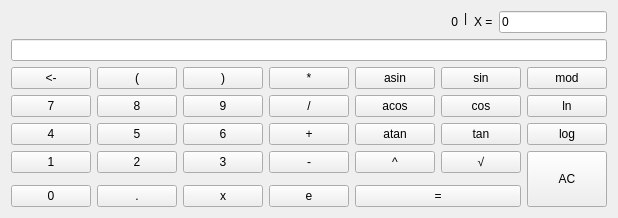
      <widget class="QWidget" name="tab_1">
       <attribute name="title">
        <string>Калькулятор</string>
       </attribute>
       <layout class="QVBoxLayout" name="verticalLayout_2">
        <item>
         <layout class="QGridLayout" name="gridLayout_8">
          <item row="0" column="0">
           <layout class="QGridLayout" name="gridLayout_9">
            <item row="1" column="0" colspan="3">
             <widget class="QLineEdit" name="line_output">
              <property name="sizePolicy">
               <sizepolicy hsizetype="Expanding" vsizetype="Fixed">
                <horstretch>0</horstretch>
                <verstretch>0</verstretch>
               </sizepolicy>
              </property>
              <property name="layoutDirection">
               <enum>Qt::LeftToRight</enum>
              </property>
              <property name="text">
               <string/>
              </property>
              <property name="alignment">
               <set>Qt::AlignRight|Qt::AlignTrailing|Qt::AlignVCenter</set>
              </property>
              <property name="readOnly">
               <bool>true</bool>
              </property>
             </widget>
            </item>
            <item row="0" column="0">
             <widget class="QLabel" name="label_input">
              <property name="sizePolicy">
               <sizepolicy hsizetype="Expanding" vsizetype="Fixed">
                <horstretch>0</horstretch>
                <verstretch>0</verstretch>
               </sizepolicy>
              </property>
              <property name="text">
               <string>0</string>
              </property>
              <property name="alignment">
               <set>Qt::AlignRight|Qt::AlignTrailing|Qt::AlignVCenter</set>
              </property>
             </widget>
            </item>
            <item row="0" column="2">
             <layout class="QGridLayout" name="gridLayout_10">
              <item row="0" column="1">
               <widget class="QLabel" name="label">
                <property name="sizePolicy">
                 <sizepolicy hsizetype="Fixed" vsizetype="Fixed">
                  <horstretch>0</horstretch>
                  <verstretch>0</verstretch>
                 </sizepolicy>
                </property>
                <property name="text">
                 <string>X =</string>
                </property>
               </widget>
              </item>
              <item row="0" column="2">
               <widget class="QLineEdit" name="line_x">
                <property name="sizePolicy">
                 <sizepolicy hsizetype="Fixed" vsizetype="Fixed">
                  <horstretch>0</horstretch>
                  <verstretch>0</verstretch>
                 </sizepolicy>
                </property>
                <property name="text">
                 <string>0</string>
                </property>
               </widget>
              </item>
             </layout>
            </item>
            <item row="0" column="1">
             <widget class="QLabel" name="label_31">
              <property name="text">
               <string>|</string>
              </property>
              <property name="alignment">
               <set>Qt::AlignLeading|Qt::AlignLeft|Qt::AlignTop</set>
              </property>
             </widget>
            </item>
           </layout>
          </item>
         </layout>
        </item>
        <item>
         <layout class="QGridLayout" name="layout_buttons">
          <item row="2" column="2">
           <widget class="QPushButton" name="button_9">
            <property name="sizePolicy">
             <sizepolicy hsizetype="Minimum" vsizetype="Expanding">
              <horstretch>0</horstretch>
              <verstretch>0</verstretch>
             </sizepolicy>
            </property>
            <property name="text">
             <string>9</string>
            </property>
           </widget>
          </item>
          <item row="3" column="3">
           <widget class="QPushButton" name="button_plus">
            <property name="sizePolicy">
             <sizepolicy hsizetype="Minimum" vsizetype="Expanding">
              <horstretch>0</horstretch>
              <verstretch>0</verstretch>
             </sizepolicy>
            </property>
            <property name="text">
             <string>+</string>
            </property>
           </widget>
          </item>
          <item row="2" column="6">
           <widget class="QPushButton" name="button_ln">
            <property name="sizePolicy">
             <sizepolicy hsizetype="Minimum" vsizetype="Expanding">
              <horstretch>0</horstretch>
              <verstretch>0</verstretch>
             </sizepolicy>
            </property>
            <property name="text">
             <string>ln</string>
            </property>
           </widget>
          </item>
          <item row="5" column="6" rowspan="3">
           <widget class="QPushButton" name="button_clear">
            <property name="sizePolicy">
             <sizepolicy hsizetype="Minimum" vsizetype="Expanding">
              <horstretch>0</horstretch>
              <verstretch>0</verstretch>
             </sizepolicy>
            </property>
            <property name="text">
             <string>AC</string>
            </property>
           </widget>
          </item>
          <item row="0" column="2">
           <widget class="QPushButton" name="button_bracket_closing">
            <property name="sizePolicy">
             <sizepolicy hsizetype="Minimum" vsizetype="Expanding">
              <horstretch>0</horstretch>
              <verstretch>0</verstretch>
             </sizepolicy>
            </property>
            <property name="text">
             <string>)</string>
            </property>
           </widget>
          </item>
          <item row="7" column="2">
           <widget class="QPushButton" name="button_x">
            <property name="sizePolicy">
             <sizepolicy hsizetype="Minimum" vsizetype="Expanding">
              <horstretch>0</horstretch>
              <verstretch>0</verstretch>
             </sizepolicy>
            </property>
            <property name="text">
             <string>x</string>
            </property>
           </widget>
          </item>
          <item row="0" column="0">
           <widget class="QPushButton" name="button_backspace">
            <property name="sizePolicy">
             <sizepolicy hsizetype="Minimum" vsizetype="Expanding">
              <horstretch>0</horstretch>
              <verstretch>0</verstretch>
             </sizepolicy>
            </property>
            <property name="text">
             <string>&lt;-</string>
            </property>
           </widget>
          </item>
          <item row="5" column="2">
           <widget class="QPushButton" name="button_3">
            <property name="sizePolicy">
             <sizepolicy hsizetype="Minimum" vsizetype="Expanding">
              <horstretch>0</horstretch>
              <verstretch>0</verstretch>
             </sizepolicy>
            </property>
            <property name="text">
             <string>3</string>
            </property>
           </widget>
          </item>
          <item row="2" column="1">
           <widget class="QPushButton" name="button_8">
            <property name="sizePolicy">
             <sizepolicy hsizetype="Minimum" vsizetype="Expanding">
              <horstretch>0</horstretch>
              <verstretch>0</verstretch>
             </sizepolicy>
            </property>
            <property name="text">
             <string>8</string>
            </property>
           </widget>
          </item>
          <item row="3" column="0">
           <widget class="QPushButton" name="button_4">
            <property name="sizePolicy">
             <sizepolicy hsizetype="Minimum" vsizetype="Expanding">
              <horstretch>0</horstretch>
              <verstretch>0</verstretch>
             </sizepolicy>
            </property>
            <property name="text">
             <string>4</string>
            </property>
           </widget>
          </item>
          <item row="5" column="5">
           <widget class="QPushButton" name="button_sqrt">
            <property name="sizePolicy">
             <sizepolicy hsizetype="Minimum" vsizetype="Expanding">
              <horstretch>0</horstretch>
              <verstretch>0</verstretch>
             </sizepolicy>
            </property>
            <property name="text">
             <string>√</string>
            </property>
           </widget>
          </item>
          <item row="2" column="5">
           <widget class="QPushButton" name="button_cos">
            <property name="sizePolicy">
             <sizepolicy hsizetype="Minimum" vsizetype="Expanding">
              <horstretch>0</horstretch>
              <verstretch>0</verstretch>
             </sizepolicy>
            </property>
            <property name="text">
             <string>cos</string>
            </property>
           </widget>
          </item>
          <item row="3" column="1">
           <widget class="QPushButton" name="button_5">
            <property name="sizePolicy">
             <sizepolicy hsizetype="Minimum" vsizetype="Expanding">
              <horstretch>0</horstretch>
              <verstretch>0</verstretch>
             </sizepolicy>
            </property>
            <property name="text">
             <string>5</string>
            </property>
           </widget>
          </item>
          <item row="5" column="3">
           <widget class="QPushButton" name="button_minus">
            <property name="sizePolicy">
             <sizepolicy hsizetype="Minimum" vsizetype="Expanding">
              <horstretch>0</horstretch>
              <verstretch>0</verstretch>
             </sizepolicy>
            </property>
            <property name="text">
             <string>-</string>
            </property>
           </widget>
          </item>
          <item row="0" column="1">
           <widget class="QPushButton" name="button_bracket_opening">
            <property name="sizePolicy">
             <sizepolicy hsizetype="Minimum" vsizetype="Expanding">
              <horstretch>0</horstretch>
              <verstretch>0</verstretch>
             </sizepolicy>
            </property>
            <property name="text">
             <string>(</string>
            </property>
           </widget>
          </item>
          <item row="2" column="3">
           <widget class="QPushButton" name="button_div">
            <property name="sizePolicy">
             <sizepolicy hsizetype="Minimum" vsizetype="Expanding">
              <horstretch>0</horstretch>
              <verstretch>0</verstretch>
             </sizepolicy>
            </property>
            <property name="text">
             <string>/</string>
            </property>
           </widget>
          </item>
          <item row="3" column="4">
           <widget class="QPushButton" name="button_atan">
            <property name="sizePolicy">
             <sizepolicy hsizetype="Minimum" vsizetype="Expanding">
              <horstretch>0</horstretch>
              <verstretch>0</verstretch>
             </sizepolicy>
            </property>
            <property name="text">
             <string>atan</string>
            </property>
           </widget>
          </item>
          <item row="3" column="5">
           <widget class="QPushButton" name="button_tan">
            <property name="sizePolicy">
             <sizepolicy hsizetype="Minimum" vsizetype="Expanding">
              <horstretch>0</horstretch>
              <verstretch>0</verstretch>
             </sizepolicy>
            </property>
            <property name="text">
             <string>tan</string>
            </property>
           </widget>
          </item>
          <item row="7" column="0">
           <widget class="QPushButton" name="button_0">
            <property name="sizePolicy">
             <sizepolicy hsizetype="Minimum" vsizetype="Expanding">
              <horstretch>0</horstretch>
              <verstretch>0</verstretch>
             </sizepolicy>
            </property>
            <property name="text">
             <string>0</string>
            </property>
           </widget>
          </item>
          <item row="3" column="6">
           <widget class="QPushButton" name="button_log">
            <property name="sizePolicy">
             <sizepolicy hsizetype="Minimum" vsizetype="Expanding">
              <horstretch>0</horstretch>
              <verstretch>0</verstretch>
             </sizepolicy>
            </property>
            <property name="text">
             <string>log</string>
            </property>
           </widget>
          </item>
          <item row="0" column="6">
           <widget class="QPushButton" name="button_mod">
            <property name="sizePolicy">
             <sizepolicy hsizetype="Minimum" vsizetype="Expanding">
              <horstretch>0</horstretch>
              <verstretch>0</verstretch>
             </sizepolicy>
            </property>
            <property name="text">
             <string>mod</string>
            </property>
           </widget>
          </item>
          <item row="2" column="0">
           <widget class="QPushButton" name="button_7">
            <property name="sizePolicy">
             <sizepolicy hsizetype="Minimum" vsizetype="Expanding">
              <horstretch>0</horstretch>
              <verstretch>0</verstretch>
             </sizepolicy>
            </property>
            <property name="text">
             <string>7</string>
            </property>
           </widget>
          </item>
          <item row="5" column="4">
           <widget class="QPushButton" name="button_pow">
            <property name="sizePolicy">
             <sizepolicy hsizetype="Minimum" vsizetype="Expanding">
              <horstretch>0</horstretch>
              <verstretch>0</verstretch>
             </sizepolicy>
            </property>
            <property name="text">
             <string>^</string>
            </property>
           </widget>
          </item>
          <item row="0" column="3">
           <widget class="QPushButton" name="button_mult">
            <property name="sizePolicy">
             <sizepolicy hsizetype="Minimum" vsizetype="Expanding">
              <horstretch>0</horstretch>
              <verstretch>0</verstretch>
             </sizepolicy>
            </property>
            <property name="text">
             <string>*</string>
            </property>
           </widget>
          </item>
          <item row="3" column="2">
           <widget class="QPushButton" name="button_6">
            <property name="sizePolicy">
             <sizepolicy hsizetype="Minimum" vsizetype="Expanding">
              <horstretch>0</horstretch>
              <verstretch>0</verstretch>
             </sizepolicy>
            </property>
            <property name="text">
             <string>6</string>
            </property>
           </widget>
          </item>
          <item row="5" column="0">
           <widget class="QPushButton" name="button_1">
            <property name="sizePolicy">
             <sizepolicy hsizetype="Minimum" vsizetype="Expanding">
              <horstretch>0</horstretch>
              <verstretch>0</verstretch>
             </sizepolicy>
            </property>
            <property name="text">
             <string>1</string>
            </property>
           </widget>
          </item>
          <item row="2" column="4">
           <widget class="QPushButton" name="button_acos">
            <property name="sizePolicy">
             <sizepolicy hsizetype="Minimum" vsizetype="Expanding">
              <horstretch>0</horstretch>
              <verstretch>0</verstretch>
             </sizepolicy>
            </property>
            <property name="text">
             <string>acos</string>
            </property>
           </widget>
          </item>
          <item row="0" column="5">
           <widget class="QPushButton" name="button_sin">
            <property name="sizePolicy">
             <sizepolicy hsizetype="Minimum" vsizetype="Expanding">
              <horstretch>0</horstretch>
              <verstretch>0</verstretch>
             </sizepolicy>
            </property>
            <property name="text">
             <string>sin</string>
            </property>
           </widget>
          </item>
          <item row="7" column="1">
           <widget class="QPushButton" name="button_dot">
            <property name="sizePolicy">
             <sizepolicy hsizetype="Minimum" vsizetype="Expanding">
              <horstretch>0</horstretch>
              <verstretch>0</verstretch>
             </sizepolicy>
            </property>
            <property name="text">
             <string>.</string>
            </property>
           </widget>
          </item>
          <item row="5" column="1">
           <widget class="QPushButton" name="button_2">
            <property name="sizePolicy">
             <sizepolicy hsizetype="Minimum" vsizetype="Expanding">
              <horstretch>0</horstretch>
              <verstretch>0</verstretch>
             </sizepolicy>
            </property>
            <property name="text">
             <string>2</string>
            </property>
           </widget>
          </item>
          <item row="0" column="4">
           <widget class="QPushButton" name="button_asin">
            <property name="sizePolicy">
             <sizepolicy hsizetype="Minimum" vsizetype="Expanding">
              <horstretch>0</horstretch>
              <verstretch>0</verstretch>
             </sizepolicy>
            </property>
            <property name="text">
             <string>asin</string>
            </property>
           </widget>
          </item>
          <item row="7" column="4" colspan="2">
           <widget class="QPushButton" name="button_eq">
            <property name="sizePolicy">
             <sizepolicy hsizetype="Minimum" vsizetype="Expanding">
              <horstretch>0</horstretch>
              <verstretch>0</verstretch>
             </sizepolicy>
            </property>
            <property name="text">
             <string>=</string>
            </property>
           </widget>
          </item>
          <item row="7" column="3">
           <widget class="QPushButton" name="button_e">
            <property name="sizePolicy">
             <sizepolicy hsizetype="Minimum" vsizetype="Expanding">
              <horstretch>0</horstretch>
              <verstretch>0</verstretch>
             </sizepolicy>
            </property>
            <property name="text">
             <string>e</string>
            </property>
            <property name="iconSize">
             <size>
              <width>16</width>
              <height>16</height>
             </size>
            </property>
            <property name="shortcut">
             <string/>
            </property>
           </widget>
          </item>
         </layout>
        </item>
       </layout>
      </widget>
